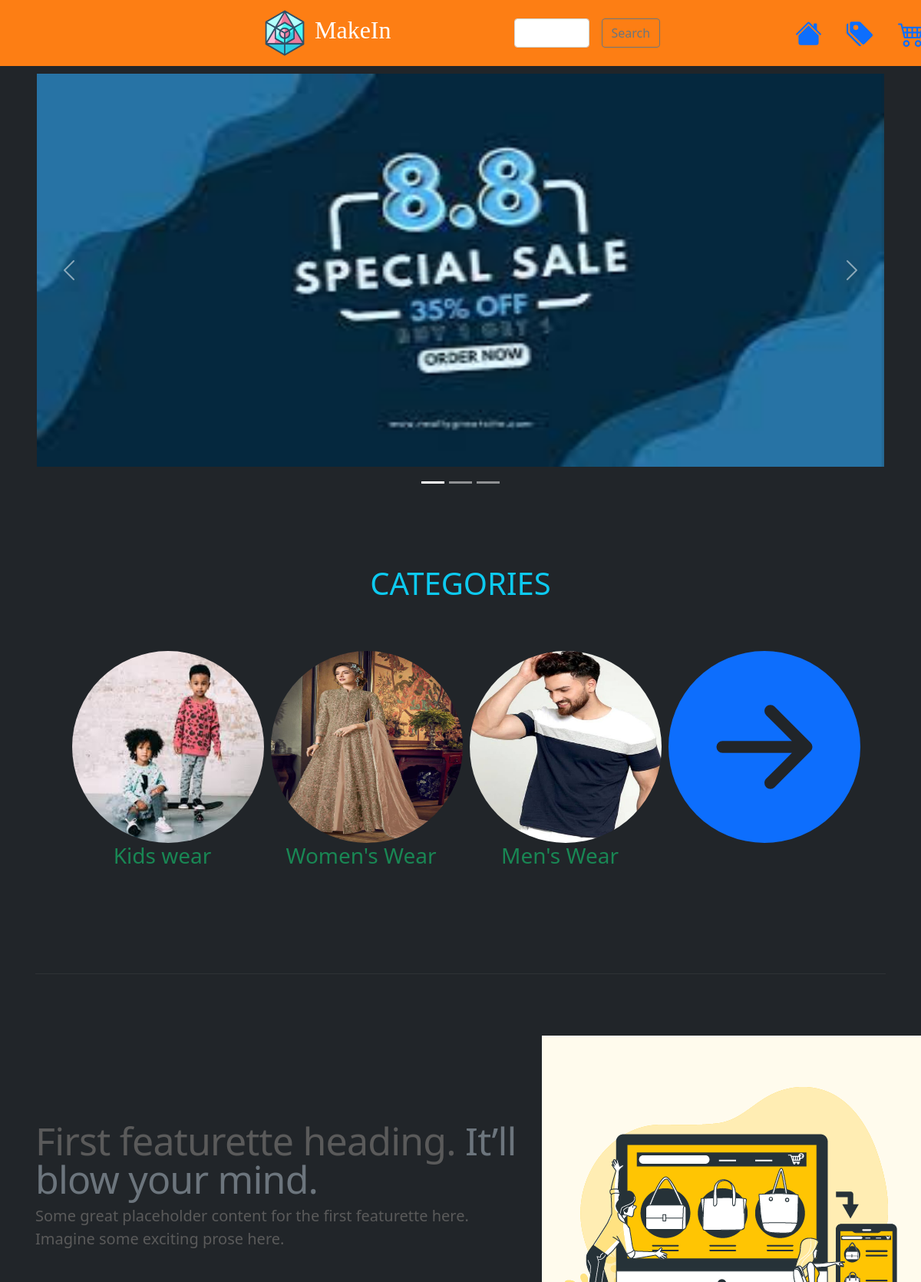
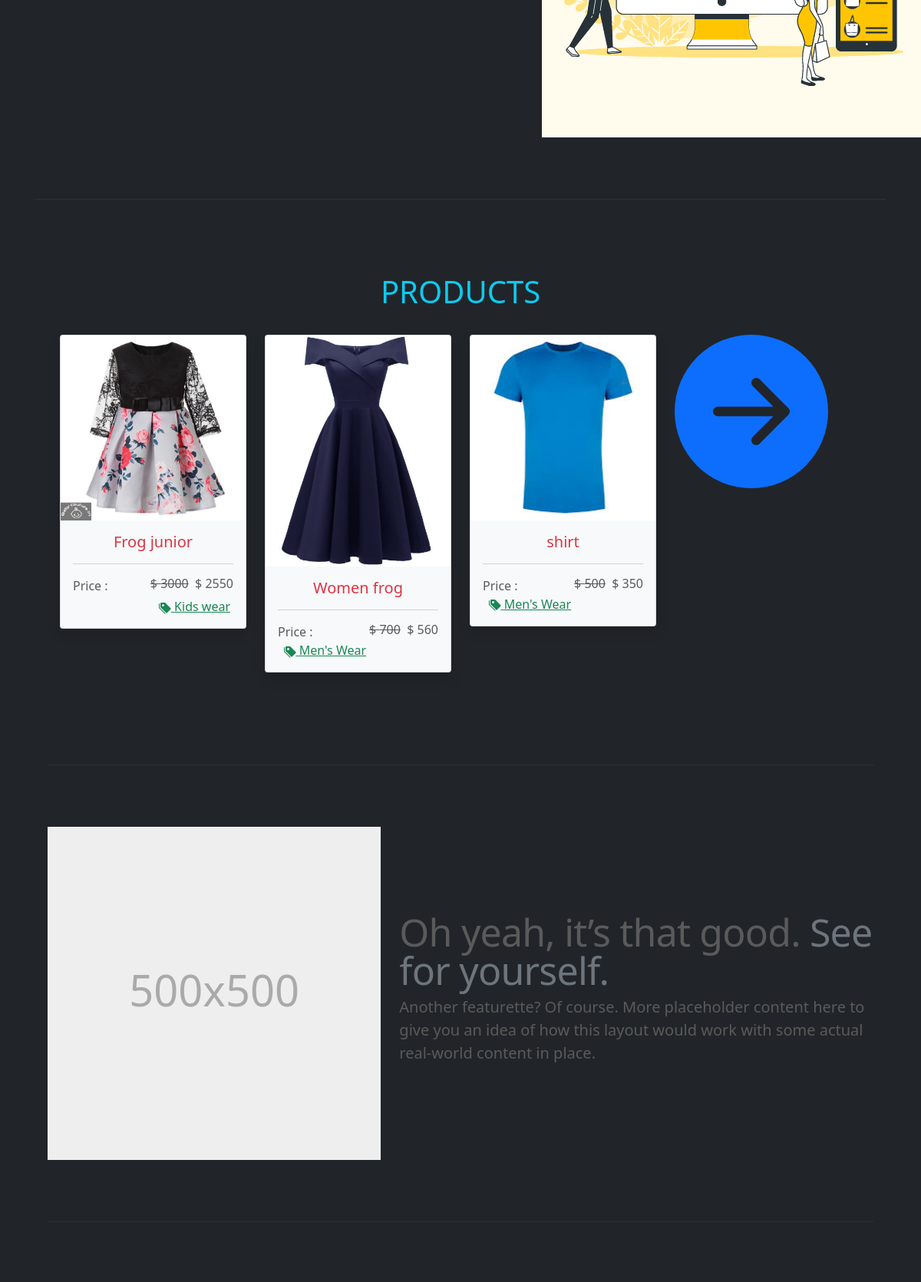
The page / (signed in, upper part) on the database its author committed (2 pictures, top to bottom).
### rbidapp/models.py (models this page shows, shortened)
class Banner(models.Model):
    b_img = models.ImageField(upload_to = "banner_image/")
    title = models.CharField(max_length = 100, default='' )
    description = models.CharField(max_length = 300 , default='')
    link=models.CharField(max_length = 100, default='')
    class Meta:
        verbose_name_plural='Banners'

class Category(models.Model):
	title = models.CharField(max_length = 100)
	c_img = models.ImageField(upload_to = "category_image/")
	class Meta:
		verbose_name_plural='Category'
	def __str__(self):
		return self.title

class Product(models.Model):
    name = models.CharField(max_length = 200)
    img1 = models.ImageField(upload_to = "product_image/",null=True)
    img2 = models.ImageField(upload_to = "product_image/",null=True)
    description = models.CharField(max_length = 400,default='')
    about = models.TextField()
    category =  models.ForeignKey(Category , on_delete = models.CASCADE , default='')
    price = models.PositiveIntegerField(default=0)
    offer = models.PositiveIntegerField(default=0)
    status = models.BooleanField(default=True)
    class Meta:
        verbose_name_plural = 'Product'

### rbidapp/views.py (the view)
# urls.py: path('', views.home,name = 'home'),
@login_required
def home(request):
    sellers = Seller.objects.get(user=request.user)
    if sellers.status:
        return render(request, 'seller-home.html' ,{})
    categories = Category.objects.all().order_by('-id')[:3]
    banners = Banner.objects.all().order_by('-id')
    products = Product.objects.all().order_by('-id')[:3]
    return render (request, 'home.html',{'banners':banners,'categories':categories,'products':products,'sellers':sellers})

### rbidapp/templates/home.html (shortened to what this page needs)
{% extends 'base.html' %}
{% load static %}
{% block content %}
<main>
{% if sellers.status %}
<h1 class="p-5" ></h1>
<h1 class="text-center p-5" >hi sorry</h1>
<h1 class="p-5" ></h1>
<hr />
{% else %}
  <div id="myCarousel" class="carousel slide p-5" data-bs-ride="carousel">
    <div class="carousel-indicators">
	{% for banner in banners %}
	{% if forloop.counter0 == 0 %}
      <button type="button" data-bs-target="#myCarousel" data-bs-slide-to="{{forloop.counter0}}" class="active"></button>
	{% else %}
      <button type="button" data-bs-target="#myCarousel" data-bs-slide-to="{{forloop.counter0}}" ></button>
	{% endif %}
	{% endfor %}
    </div>
    <div class="carousel-inner">
	{% for banner in banners %}
	{% if forloop.counter == 1 %}
      <div class="carousel-item active">
	 {% else %}
		<div class="carousel-item">
	{% endif %}
        <img src="/media/{{banner.b_img}}" class="bd-placeholder-img" width="100%" height="100%" xmlns="http://www.w3.org/2000/svg" aria-hidden="true" preserveAspectRatio="xMidYMid slice" focusable="false">
        <div class="container">
          <div class="carousel-caption text-center">
          </div>
        </div>
      </div>
	{% endfor %}
    </div>
    <button class="carousel-control-prev" type="button" data-bs-target="#myCarousel" data-bs-slide="prev">
      <span class="carousel-control-prev-icon" aria-hidden="true"></span>
    </button>
    <button class="carousel-control-next" type="button" data-bs-target="#myCarousel" data-bs-slide="next">
      <span class="carousel-control-next-icon" aria-hidden="true"></span>
    </button>
  </div>
  <div class="container marketing p-3">
  <p class="h1 text-info text-center">CATEGORIES</p>
    <div class="row p-5">
		{% for category in categories %}
      <div class="col-lg-3">
	  <a href="#" >
        <img src="/media/{{category.c_img}}"  class="bd-placeholder-img rounded-circle" width="250" height="250" xmlns="http://www.w3.org/2000/svg" role="img" aria-label="Placeholde" preserveAspectRatio="xMidYMid slice" >
        </a>
		<p class="text-success h3 text-center" >{{category.title}}</p>
      </div>
		{% endfor %}
	  <div class="col-lg-3">
	  <a href="{% url 'category-list' %}" >
        <svg xmlns="http://www.w3.org/2000/svg" width="250" height="250" fill="currentColor" class="bi bi-arrow-right-circle-fill" viewBox="0 0 16 16">
		<path d="M8 0a8 8 0 1 1 0 16A8 8 0 0 1 8 0zM4.5 7.5a.5.5 0 0 0 0 1h5.793l-2.147 2.146a.5.5 0 0 0 .708.708l3-3a.5.5 0 0 0 0-.708l-3-3a.5.5 0 1 0-.708.708L10.293 7.5H4.5z"/>
		</svg>
		</a>
      </div>
    </div>
    <hr class="featurette-divider">
    <div class="row featurette">
      <div class="col-md-7">
        <h2 class="featurette-heading">First featurette heading. <span class="text-muted">It’ll blow your mind.</span></h2>
        <p class="lead">Some great placeholder content for the first featurette here. Imagine some exciting prose here.</p>
      </div>
      <div class="col-md-5">
        <img src="/media/1.png"  class="bd-placeholder-img" width="500" height="500" xmlns="http://www.w3.org/2000/svg" role="img" aria-label="Placeholde" preserveAspectRatio="xMidYMid slice" >
      </div>
    </div>
    <hr class="featurette-divider">
	 <div class="container marketing p-3">
  <p class="h1 text-info text-center">PRODUCTS</p>
    <div class="row p-3">
		{% for product in  products %}
		<div class="col-md-3 mb-4">
			<div class="card shadow bg-light">
			  <a href="#"><img src="/media/{{product.img1}}" class="card-img-top" alt="title"></a>
			  <div class="card-body">
			    <a><h5 class="text-center text-danger" >{{product.name}}</h5></a>
				<hr/>
				<h6 style="display:inline;">Price  : </h6>
				{% widthratio product.offer 1 product.price as value %}
				{% widthratio value -100 1 as result %}
				<h6 style="display:inline; float:right;" ><s>$ {{product.price}}</s>&nbsp; $ {{product.price|add:result}}</h6>
				<a class="px-1 text-success " style="float:right;" href="#">
				<h7 >{{product.category}}</h7></a>
			  </div>
			</div>
		</div>
		{% endfor %}
		<div class="col-lg-3">
		<a href="{% url 'product-list' %}" >
        <svg xmlns="http://www.w3.org/2000/svg" width="200" height="200" fill="currentColor" class="bi bi-arrow-right-circle-fill" viewBox="0 0 16 16">
		<path d="M8 0a8 8 0 1 1 0 16A8 8 0 0 1 8 0zM4.5 7.5a.5.5 0 0 0 0 1h5.793l-2.147 2.146a.5.5 0 0 0 .708.708l3-3a.5.5 0 0 0 0-.708l-3-3a.5.5 0 1 0-.708.708L10.293 7.5H4.5z"/>
		</svg>
		</a>
      </div>
	</div>
    <hr class="featurette-divider">
    <div class="row featurette">
      <div class="col-md-7 order-md-2">
        <h2 class="featurette-heading">Oh yeah, it’s that good. <span class="text-muted">See for yourself.</span></h2>
        <p class="lead">Another featurette? Of course. More placeholder content here to give you an idea of how this layout would work with some actual real-world content in place.</p>
      </div>
      <div class="col-md-5 order-md-1">
        <svg class="bd-placeholder-img bd-placeholder-img-lg featurette-image img-fluid mx-auto" width="500" height="500" xmlns="http://www.w3.org/2000/svg" role="img" aria-label="Placeholder: 500x500" preserveAspectRatio="xMidYMid slice" focusable="false"><title>Placeholder</title><rect width="100%" height="100%" fill="#eee"/><text x="50%" y="50%" fill="#aaa" dy=".3em">500x500</text></svg>
      </div>
    </div>
    <hr class="featurette-divider">
  </div>
{% endif %}
</main>
{% endblock %}

### rbidapp/static/css/carousel.css (style rules this page uses)
body { padding-top: 3rem; padding-bottom: 3rem; color: #5a5a5a; }
.carousel { margin-bottom: 4rem; }
.carousel-caption { bottom: 3rem; z-index: 10; }
.carousel-item { height: 32rem; }
.carousel-item > img { position: absolute; top: 0; left: 0; min-width: 100%; height: 32rem; }
.marketing h2 { font-weight: 400; }
.featurette-divider { margin: 5rem 0; }
.featurette-heading { font-weight: 300; line-height: 1; letter-spacing: -.05rem; }
@media (min-width: 40em) { .featurette-heading { font-size: 50px; } }
@media (min-width: 62em) { .featurette-heading { margin-top: 7rem; } }

### rbidapp/templates/base.html (style rules this page uses)
.bd-placeholder-img { font-size: 1.125rem; text-anchor: middle; -webkit-user-select: none; -moz-user-select: none; user-select: none; }
@media (min-width: 768px) { .bd-placeholder-img-lg { font-size: 3.5rem; } }

### rows shown on the page
Banner: b_img (picture)
Category: c_img (picture), title "Kids wear"
Category: c_img (picture), title "Women's Wear"
Category: c_img (picture), title "Men's Wear"
Product: img1 (picture), name "Frog junior", price "3000", price|add "2550", category "Kids wear"
Product: img1 (picture), name "Women frog", price "700", price|add "560", category "Men's Wear"
Product: img1 (picture), name "shirt", price "500", price|add "350", category "Men's Wear"
